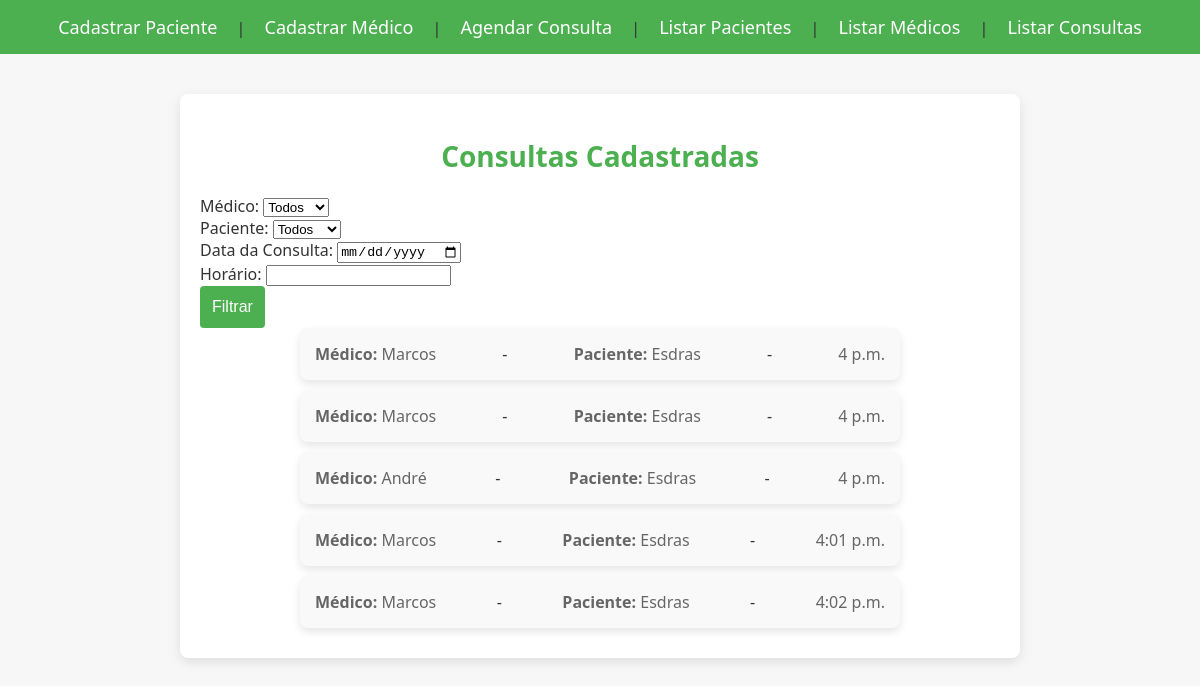
Page /consultas/listar_consultas/ on the committed database.
### consultas/models.py (models this page shows, shortened)
class Consulta(models.Model):
    paciente = models.ForeignKey(Paciente, on_delete=models.CASCADE)
    medico = models.ForeignKey(Medico, on_delete=models.CASCADE)
    data_consulta = models.DateField()
    hora_consulta = models.TimeField()

class Medico(models.Model):
    nome = models.CharField(max_length=100)
    crm = models.CharField(max_length=15)
    especialidade = models.CharField(max_length=50)
    hora_inicio = models.TimeField(default='08:00')
    hora_final = models.TimeField(default='18:00')

class Paciente(models.Model):
    nome = models.CharField(max_length=100)
    email = models.EmailField()
    telefone = models.CharField(max_length=15)
    data_nascimento = models.DateField()
    endereco = models.TextField()

### consultas/views.py (the view)
# urls.py: path('listar_consultas/', views.listar_consultas, name='listar_consultas'),
def listar_consultas(request):
    consultas = Consulta.objects.all()
    medico_id = request.GET.get('medico')
    paciente_id = request.GET.get('paciente')
    data_consulta = request.GET.get('data_consulta')
    hora_consulta = request.GET.get('hora_consulta')
    if medico_id:
        consultas = consultas.filter(medico_id=medico_id)
    if paciente_id:
        consultas = consultas.filter(paciente_id=paciente_id)
    if data_consulta:
        consultas = consultas.filter(data_consulta=data_consulta)  # Assumindo que há um campo de data
    if hora_consulta:
        consultas = consultas.filter(hora_consulta=hora_consulta)
    medicos = Medico.objects.all()
    pacientes = Paciente.objects.all()
    return render(request, 'consultas/listar_consultas.html', {
        'consultas': consultas,
        'medicos': medicos,
        'pacientes': pacientes
    })

### consultas/templates/consultas/listar_consultas.html (shortened to what this page needs)
{% extends "consultas/base.html" %}
{% block content %}
<h2 class="title">Consultas Cadastradas</h2>
<form method="GET" class="filter-form">
    <div class="form-group">
        <label for="medico">Médico:</label>
        <select name="medico" id="medico">
            <option value="">Todos</option>
        </select>
    </div>
    <div class="form-group">
        <label for="paciente">Paciente:</label>
        <select name="paciente" id="paciente">
            <option value="">Todos</option>
        </select>
    </div>
    <div class="form-group">
        <label for="data_consulta">Data da Consulta:</label>
        <input type="date" name="data_consulta" id="data_consulta" value="{{ request.GET.data_consulta }}">
    </div>
    <div class="form-group">
        <label for="hora_consulta">Horário:</label>
        <input name="hora_consulta" id="hora_consulta" value="{{ request.GET.hora_consulta }}">
    </div>
    <button type="submit" class="btn btn-primary">Filtrar</button>
</form>
<ul class="record-list">
    {% for consulta in consultas %}
    <li class="record-item">
        <span class="record-detail"><b>Médico:</b> {{ consulta.medico.nome }}</span> -
        <span class="record-detail"><b>Paciente:</b> {{ consulta.paciente.nome }}</span> -
        <span class="record-detail">{{ consulta.hora_consulta }}</span>
    </li>
    {% endfor %}
</ul>
{% endblock content %}

### consultas/templates/consultas/base.html (shortened to what this page needs)
{% load static %}
<!DOCTYPE html>
<html lang="pt-br">
<head>
    <link rel="stylesheet" href="{% static 'css/style.css' %}">
</head>
<body>
    <nav class="navbar">
        <a href="{% url 'cadastrar_paciente' %}" class="nav-link">Cadastrar Paciente</a> |
        <a href="{% url 'cadastrar_medico' %}" class="nav-link">Cadastrar Médico</a> |
        <a href="{% url 'agendar_consulta' %}" class="nav-link">Agendar Consulta</a> |
        <a href="{% url 'listar_pacientes' %}" class="nav-link">Listar Pacientes</a> |
        <a href="{% url 'listar_medicos' %}" class="nav-link">Listar Médicos</a> |
        <a href="{% url 'listar_consultas' %}" class="nav-link">Listar Consultas</a>
    </nav>
    <div class="container">
        {% block content %}{% endblock %}
    </div>
</body>
</html>

### consultas/static/css/style.css (style rules this page uses)
body { font-family: 'Segoe UI', Tahoma, Geneva, Verdana, sans-serif; background-color: #f7f7f7; margin: 0; padding: 0; color: #333; }
.container { max-width: 800px; margin: 40px auto; background-color: #fff; padding: 20px; box-shadow: 0 4px 12px rgba(0, 0, 0, 0.1); border-radius: 8px; }
.navbar { background-color: #4CAF50; padding: 15px; text-align: center; }
.nav-link { color: #fff; text-decoration: none; margin: 0 15px; font-size: 18px; }
.btn { padding: 12px; border: none; border-radius: 4px; font-size: 16px; cursor: pointer; text-align: center; transition: background-color 0.3s ease; }
.btn-primary { background-color: #4CAF50; color: white; }
.title { font-size: 28px; font-weight: bold; color: #4CAF50; text-align: center; margin-bottom: 20px; }
.record-list { list-style-type: none; padding: 0; margin: 0 auto; max-width: 600px; }
.record-item { background-color: #f9f9f9; margin-bottom: 10px; padding: 15px; border-radius: 8px; box-shadow: 0 4px 8px rgba(0, 0, 0, 0.1); display: flex; justify-content: space-between; align-items: center; }
.record-detail { font-size: 16px; color: #666; }

### rows in the picture
Consulta: medico.nome "Marcos", paciente.nome "Esdras", hora_consulta "4 p.m."
Consulta: medico.nome "Marcos", paciente.nome "Esdras", hora_consulta "4 p.m."
Consulta: medico.nome "André", paciente.nome "Esdras", hora_consulta "4 p.m."
Consulta: medico.nome "Marcos", paciente.nome "Esdras", hora_consulta "4:01 p.m."
Consulta: medico.nome "Marcos", paciente.nome "Esdras", hora_consulta "4:02 p.m."
